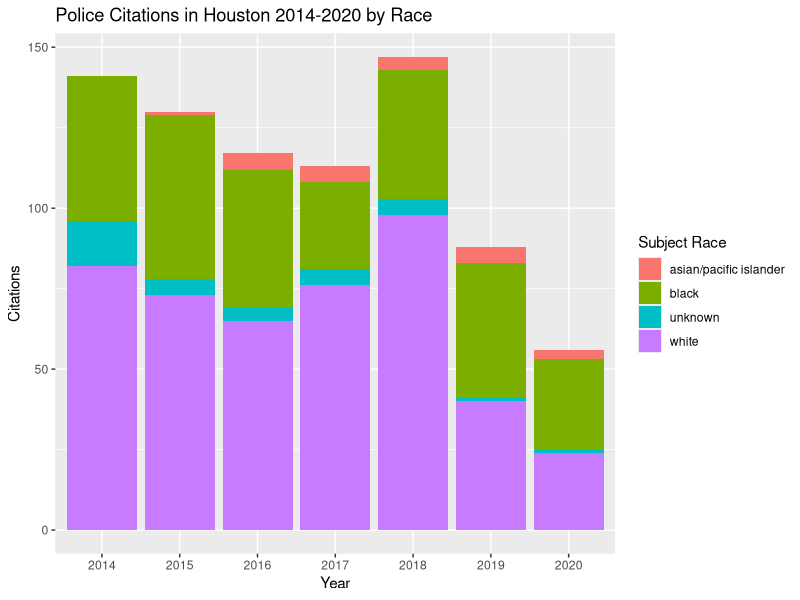
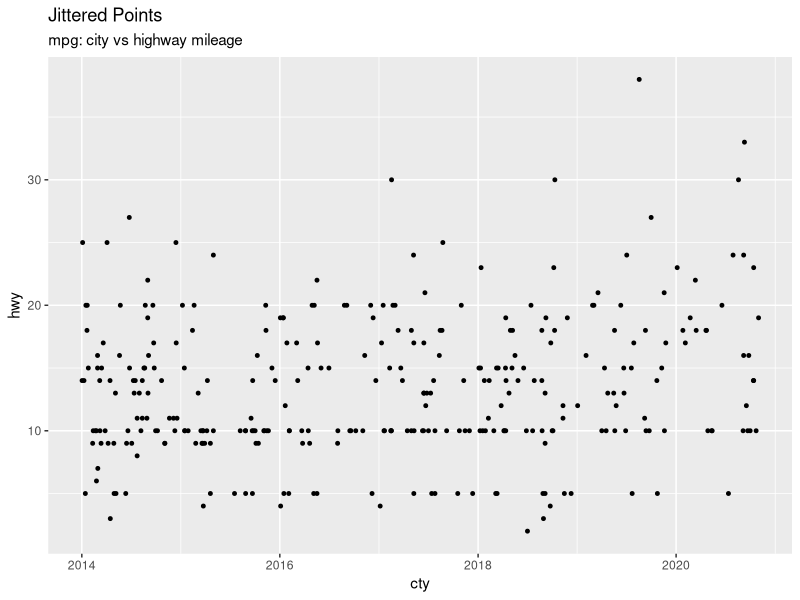
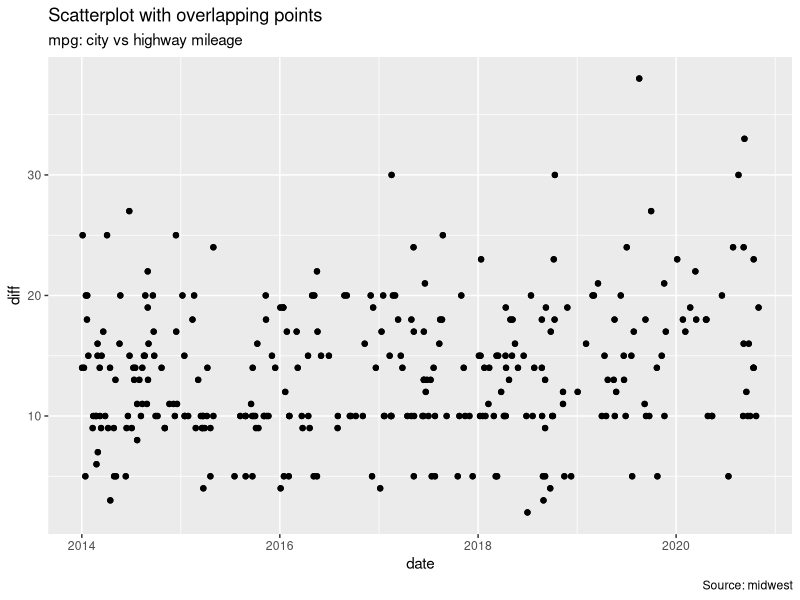

Write the R code that produced these figures, in order. (Note: this script raises an error after producing the figures.)
## ---- chunk 1
knitr::opts_chunk$set(echo = TRUE)
## ---- chunk 2

library(ggplot2)
library(readr)
mini_htx <- read_csv("Datasets/mini_htx.csv")

## ---- chunk 3
# yearly citations stacked by race
race_date <- mini_htx[,c("date", "subject_race")] # race and date
race_date <- na.omit(race_date) # omit na Values

year_only <- function(fulldate){
  year <- substring(fulldate, 1, 4) # only keep year
}
race_date$date <- unlist(lapply(race_date$date, year_only))
make_factor <- (race_date$date)

race_date <- as.data.frame(table(race_date))

# Stacked
ggplot(race_date, aes(fill=subject_race, y=Freq, x=date))+geom_bar(position="stack", stat="identity")+ggtitle("Police Citations in Houston 2014-2020 by Race")+xlab("Year")+ylab("Citations")+guides(fill=guide_legend(title='Subject Race'))

## ---- chunk 4
mini_htx2 <- mini_htx
mini_htx2$diff <- (mini_htx2$speed - mini_htx2$posted_speed)
diff <- mini_htx2$diff


test <- ggplot(mini_htx2, aes(date, diff)) 
test + geom_point(width = .5, size=1) +
  labs(subtitle="mpg: city vs highway mileage", 
       y="hwy", 
       x="cty", 
       title="Jittered Points")

  
g <- ggplot(mini_htx2, aes(x=date, y=diff)) + geom_point()
g + geom_point() + 
  labs(subtitle="mpg: city vs highway mileage", 
       y="diff", 
       x="date", 
       title="Scatterplot with overlapping points", 
       caption="Source: midwest")

ggMarginal(g, type = "histogram", fill="transparent")
ggMarginal(g, type = "boxplot", fill="transparent")

##OLD
plot(mini_htx2$date, mini_htx2$diff, main = "MPH over Limit for Speeding Citations 2014-2020", 
     xlab = "Year", ylab = "MPH Speeding", pch = ".", panel.first = grid(10,10),ylim = c(0,100), 
     col = ifelse((diff <= 5), "dark green", 
                    ifelse((diff <= 10), "blue", 
                           ifelse((diff <= 15), "purple",
                                  ifelse((diff <= 20), "red", "dark orange")))))

legend("topleft", legend = c("0-5 mph", "6-10 mph", "11-15 mph", "16-20 mph", ">20 mph"), 
       col = c("dark green", "blue", "purple", "red", "dark orange"), pch = ".", cex = 0.7)
##
## ---- chunk 5
mini_htx2$diff <- (mini_htx2$speed - mini_htx2$posted_speed)
diff <- mini_htx2$diff
mini_htx2 <- na.omit(mini_htx2)

ggplot(mini_htx2, aes(fill=factor(subject_sex),subject_race, diff)) + geom_violin() + labs(title="MPH over Speed Limit for Citation", x="Subject Race",y="MPH Speeding")+guides(fill=guide_legend(title='Subject Sex'))

